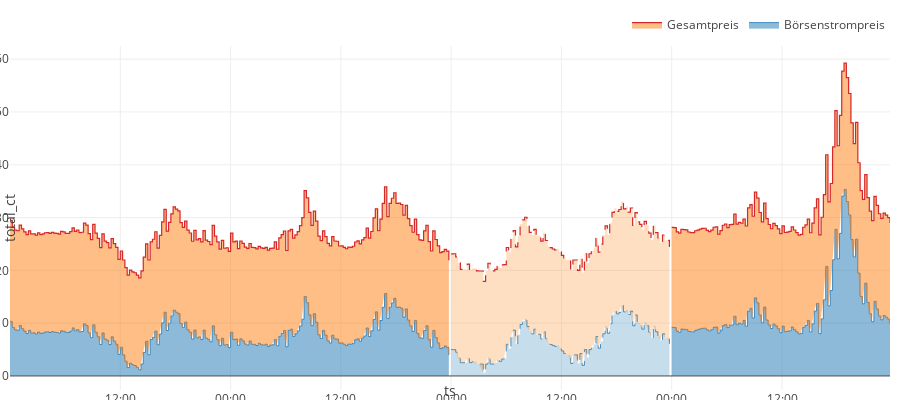

Write notebook code for a chart like this one.
### Code cell
# Total prices
default_params = dict(
    name="Gesamtpreis", mode="lines",
    line_shape="hv", line=dict(width=1.2, color="#d62728"),
    fill="tonexty", tonexty_anchor="ct_per_kwh", 
    fillcolor="rgba(255, 127, 14, 0.5)",
    customdata="fees_incl_vat_ct",
    hovertemplate="Gesamtpreis: %{y:.1f} ct/kWh<br>Gebühren: %{customdata:.1f} ct/kWh<extra></extra>"
)

params_by_position = {
    "1": dict(),
    "2": dict(
        line=dict(dash="dash"),
        fillcolor="rgba(255, 127, 14, 0.25)",
    )
}

fig = plot_segments_by_category(df_all, time_col="ts", value_col="total_ct", category_col="position", 
                                fig=fig,
                                scatter_defaults=default_params, params_by_category=params_by_position)


fig.update_layout(
    height=400,
    margin=dict(l=10, r=10, t=10, b=10),
    # xaxis=dict(
    #     title="Zeit (lokal)",
    #     type="date",
    #     range=[range_start, range_end],
    #     rangeslider=dict(visible=True),
    #     fixedrange=True,
    # ),
    # yaxis=dict(
    #     title="ct/kWh",
    #     range=[0.0, y_max + padding],
    # ),
    hovermode="x unified",
    legend=dict(
        orientation="h",
        yanchor="bottom",
        y=1.02,
        xanchor="right",
        x=1.0,
    ),
    hoverlabel=dict(bgcolor="rgba(255,255,255,0.9)", namelength=-1),
    # shapes=day_shapes,
)
